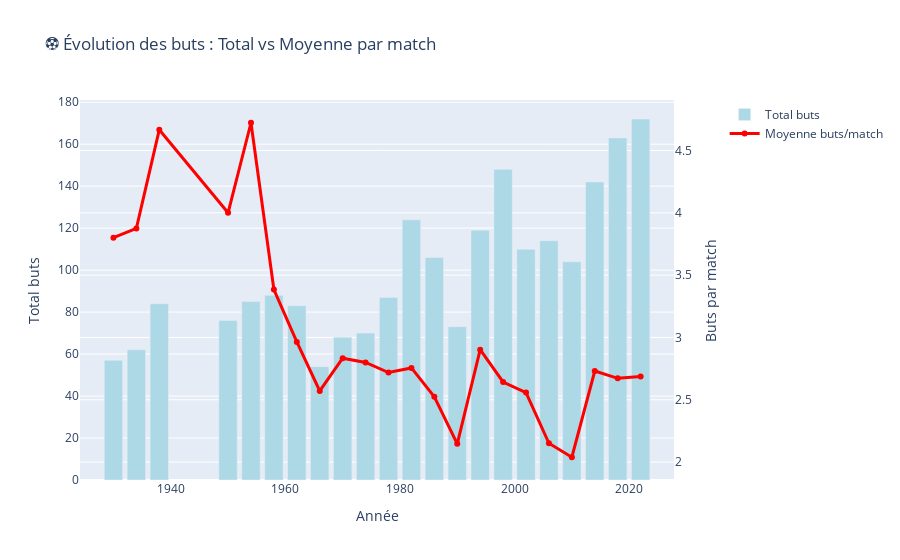

Write notebook code for a chart like this one.
### Code cell
# 🎯 VISUALISATION 2 : Total des buts par édition - L'explosion offensive
# Calcul des buts totaux par match puis par édition
goals_by_match = pd.merge(matches_normalized[(matches_normalized["is_final"]==True)&(matches_normalized["date"].notna())], home_stats_normalized, on='id_match', how='inner')
goals_by_match = pd.merge(goals_by_match, away_stats_normalized, on='id_match', suffixes=('_home', '_away'), how='inner')
goals_by_match['total_goals'] = goals_by_match['Number_of_goals_scored_home'] + goals_by_match['Number_of_goals_scored_away']

goals_by_edition = goals_by_match.groupby('edition').agg({
    'total_goals': 'sum',
    'id_match': 'count'
}).reset_index()
goals_by_edition['avg_goals_per_match'] = goals_by_edition['total_goals'] / goals_by_edition['id_match']
goals_by_edition['edition'] = goals_by_edition['edition'].astype(int)

# Graphique double axe
fig = make_subplots(specs=[[{"secondary_y": True}]])

fig.add_trace(go.Bar(x=goals_by_edition['edition'], y=goals_by_edition['total_goals'], 
                     name="Total buts", marker_color='lightblue'), secondary_y=False)

fig.add_trace(go.Scatter(x=goals_by_edition['edition'], y=goals_by_edition['avg_goals_per_match'], 
                         mode='lines+markers', name="Moyenne buts/match", 
                         line=dict(color='red', width=3)), secondary_y=True)

fig.update_xaxes(title_text="Année")
fig.update_yaxes(title_text="Total buts", secondary_y=False)
fig.update_yaxes(title_text="Buts par match", secondary_y=True)
fig.update_layout(title="⚽ Évolution des buts : Total vs Moyenne par match")
fig.show()

print(f"🎯 L'édition la plus prolifique: {goals_by_edition.loc[goals_by_edition['total_goals'].idxmax(), 'edition']} avec {goals_by_edition['total_goals'].max()} buts")

### Figure 1 — Plotly figure (JSON) as saved in the notebook; plotly's stock layout.template omitted (floating-point values rounded to 4 significant figures)
{"data": [{"marker": {"color": "lightblue"}, "name": "Total buts", "type": "bar", "x": [1930, 1934, 1938, 1950, 1954, 1958, 1962, 1966, 1970, 1974, 1978, 1982, 1986, 1990, 1994, 1998, 2002, 2006, 2010, 2014, 2018, 2022], "xaxis": "x", "y": [57, 62, 84, 76, 85, 88, 83, 54, 68, 70, 87, 124, 106, 73, 119, 148, 110, 114, 104, 142, 163, 172], "yaxis": "y"}, {"line": {"color": "red", "width": 3}, "mode": "lines+markers", "name": "Moyenne buts/match", "type": "scatter", "x": [1930, 1934, 1938, 1950, 1954, 1958, 1962, 1966, 1970, 1974, 1978, 1982, 1986, 1990, 1994, 1998, 2002, 2006, 2010, 2014, 2018, 2022], "xaxis": "x", "y": [3.8, 3.875, 4.667, 4.0, 4.722, 3.385, 2.964, 2.571, 2.833, 2.8, 2.719, 2.756, 2.524, 2.147, 2.902, 2.643, 2.558, 2.151, 2.039, 2.731, 2.672, 2.688], "yaxis": "y2"}], "layout": {"title": {"text": "⚽ Évolution des buts : Total vs Moyenne par match"}, "xaxis": {"anchor": "y", "domain": [0, 0.94], "title": {"text": "Année"}}, "yaxis": {"anchor": "x", "domain": [0, 1], "title": {"text": "Total buts"}}, "yaxis2": {"anchor": "x", "overlaying": "y", "side": "right", "title": {"text": "Buts par match"}}}}
